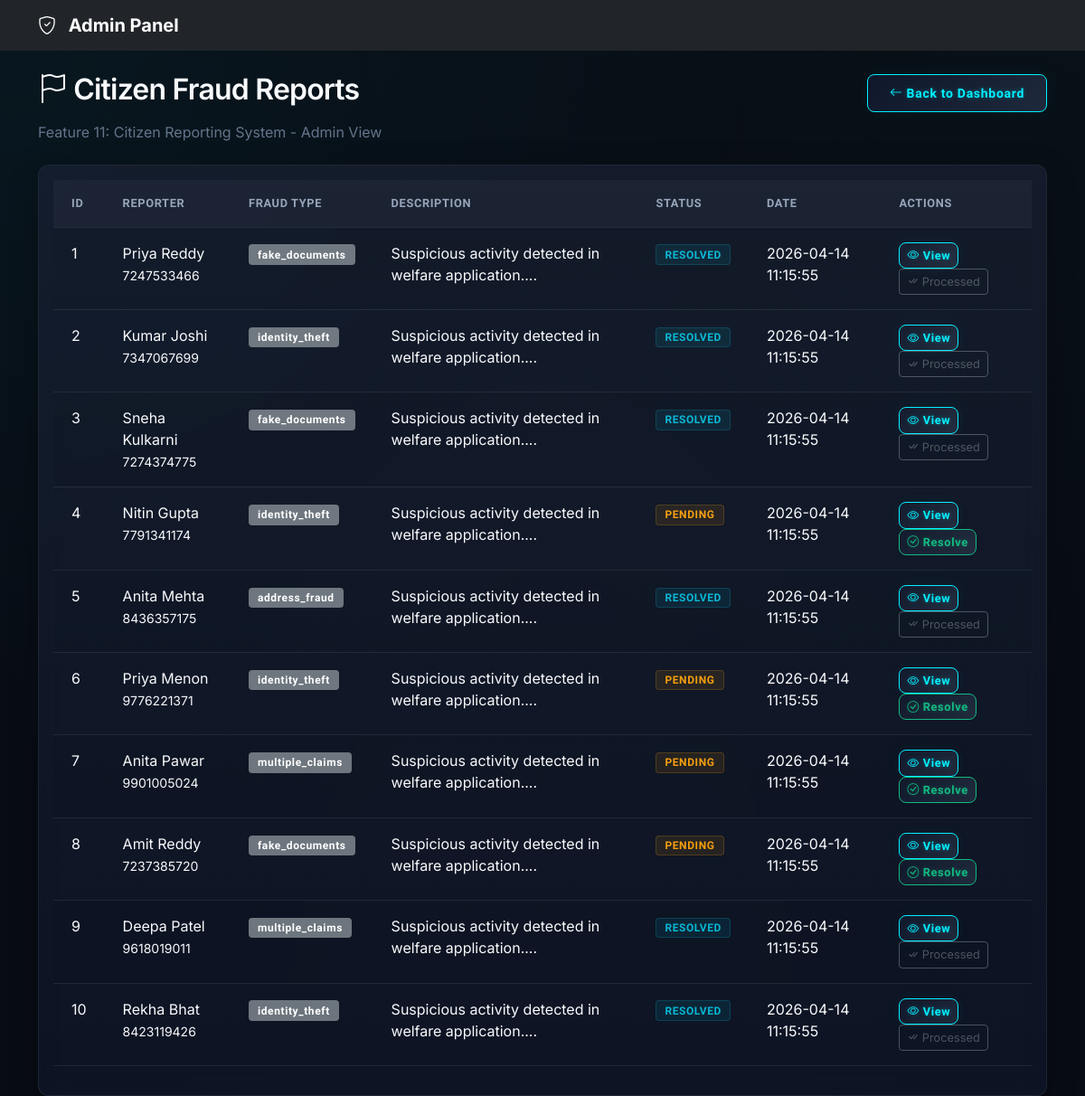
Page /admin/reports (signed in) on the earlier database version.
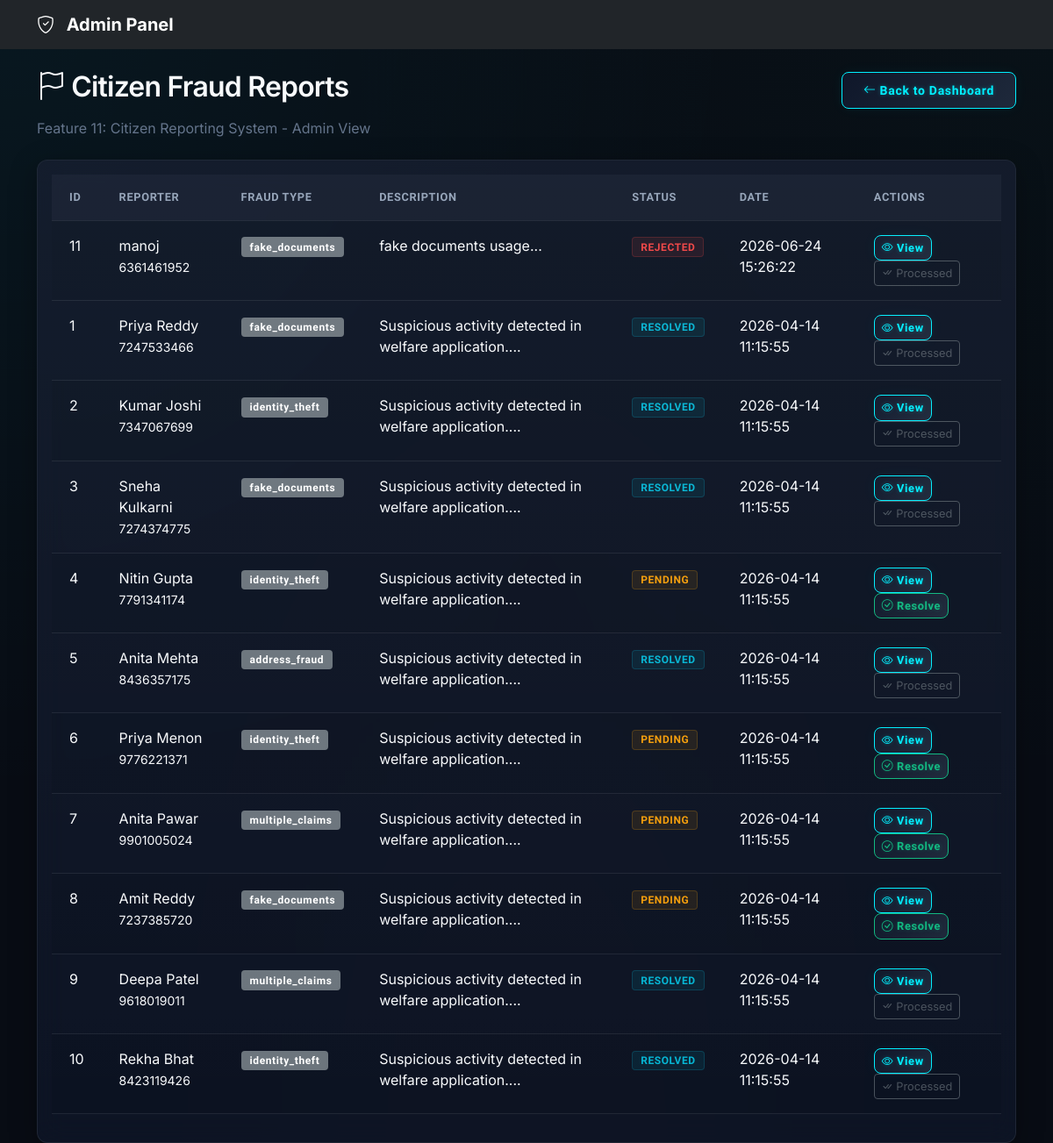
Same page on the later database version.
### tables this page shows
CREATE TABLE citizen_reports (
            id INTEGER PRIMARY KEY AUTOINCREMENT,
            reporter_name TEXT,
            reporter_contact TEXT,
            reported_aadhaar TEXT,
            reported_phone TEXT,
            fraud_type TEXT,
            description TEXT,
            evidence_files TEXT,
            report_status TEXT DEFAULT 'pending',
            admin_notes TEXT,
            created_at TIMESTAMP DEFAULT CURRENT_TIMESTAMP
        , resolved_at TIMESTAMP);

### app.py (the view)
@app.route('/admin/reports')
@admin_required
def admin_reports():
    conn = db.get_db_connection()
    reports = conn.execute('''
        SELECT * FROM citizen_reports
        ORDER BY created_at DESC
    ''').fetchall()
    conn.close()
    return render_template('admin/reports.html', reports=reports)

### app.py (called while the page is built)
def admin_required(f):
    @wraps(f)
    def decorated_function(*args, **kwargs):
        if 'user_id' not in session:
            flash('Please log in to access this page.', 'warning')
            return redirect(url_for('login'))
        if session.get('role') != 'admin':
            flash('Admin access required.', 'error')
            return redirect(url_for('dashboard'))
        return f(*args, **kwargs)
    return decorated_function

### database.py (called while the page is built)
def get_db_connection():
    conn = sqlite3.connect(DATABASE)
    conn.row_factory = sqlite3.Row
    return conn

### templates/admin/reports.html (shortened to what this page needs)
<!DOCTYPE html>
<html lang="en">
<head>
    <link href="https://cdn.jsdelivr.net/npm/bootstrap@5.3.0/dist/css/bootstrap.min.css" rel="stylesheet">
    <link rel="stylesheet" href="https://cdn.jsdelivr.net/npm/bootstrap-icons@1.11.0/font/bootstrap-icons.css">
    <link rel="stylesheet" href="{{ url_for('static', filename='css/style.css') }}">
</head>
<body>
    <nav class="navbar navbar-expand-lg navbar-dark bg-dark">
        <div class="container">
            <a class="navbar-brand" href="/">
                <i class="bi bi-shield-check me-2"></i>
                <strong>Admin Panel</strong>
            </a>
        </div>
    </nav>
    <div class="container mt-4">
        <div class="d-flex justify-content-between align-items-center mb-2">
            <h2><i class="bi bi-flag me-2"></i>Citizen Fraud Reports</h2>
            <a href="/dashboard" class="btn btn-cyber btn-sm"><i class="bi bi-arrow-left me-1"></i>Back to Dashboard</a>
        </div>
        <p class="text-muted mb-4">Feature 11: Citizen Reporting System - Admin View</p>
        <div class="card">
            <div class="card-body">
                <table class="table table-striped">
                    <thead>
                        <tr>
                            <th>ID</th>
                            <th>Reporter</th>
                            <th>Fraud Type</th>
                            <th>Description</th>
                            <th>Status</th>
                            <th>Date</th>
                            <th>Actions</th>
                        </tr>
                    </thead>
                    <tbody>
                        {% for report in reports %}
                        <tr>
                            <td>{{ report.id }}</td>
                            <td>{{ report.reporter_name }}<br><small>{{ report.reporter_contact }}</small></td>
                            <td><span class="badge bg-secondary">{{ report.fraud_type }}</span></td>
                            <td>{{ report.description[:100] }}...</td>
                            <td>
                                <span class="badge bg-{{ 'warning text-dark' if report.report_status == 'pending' else 'success' if report.report_status == 'approved' else 'danger' if report.report_status == 'rejected' else 'info' }}">
                                    {{ report.report_status.upper() }}
                                </span>
                            </td>
                            <td>{{ report.created_at }}</td>
                            <td>
                                <a href="/admin/report/{{ report.id }}" class="btn btn-sm btn-cyber py-1 px-2" style="font-size: 0.8rem;">
                                    <i class="bi bi-eye"></i> View
                                </a>
                                {% if report.report_status == 'pending' %}
                                <form method="POST" action="/admin/report/{{ report.id }}/resolve" style="display: inline;">
                                    <button type="submit" class="btn btn-sm btn-cyber-success py-1 px-2" style="font-size: 0.8rem;">
                                        <i class="bi bi-check-circle"></i> Resolve
                                    </button>
                                </form>
                                {% else %}
                                <button class="btn btn-sm btn-outline-secondary py-1 px-2" style="font-size: 0.8rem;" disabled>
                                    <i class="bi bi-check-all"></i> Processed
                                </button>
                                {% endif %}
                            </td>
                        </tr>
                        {% endfor %}
                    </tbody>
                </table>
            </div>
        </div>
    </div>
</body>
</html>

Differences in the rows shown:
added citizen_reports: id "11", reporter_name "manoj", reporter_contact "6361461952", fraud_type "fake_documents", description "fake documents usage", report_status "REJECTED", created_at "2026-06-24 15:26:22", shows "Processed"
